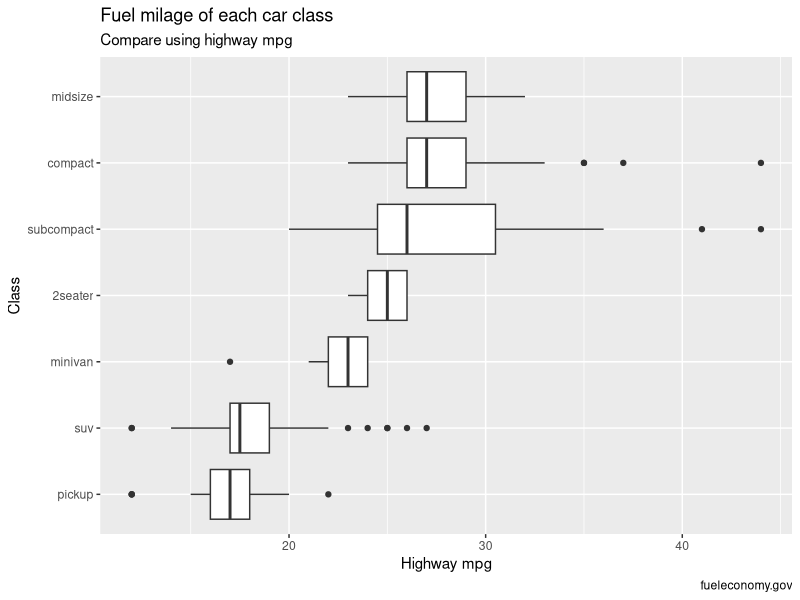
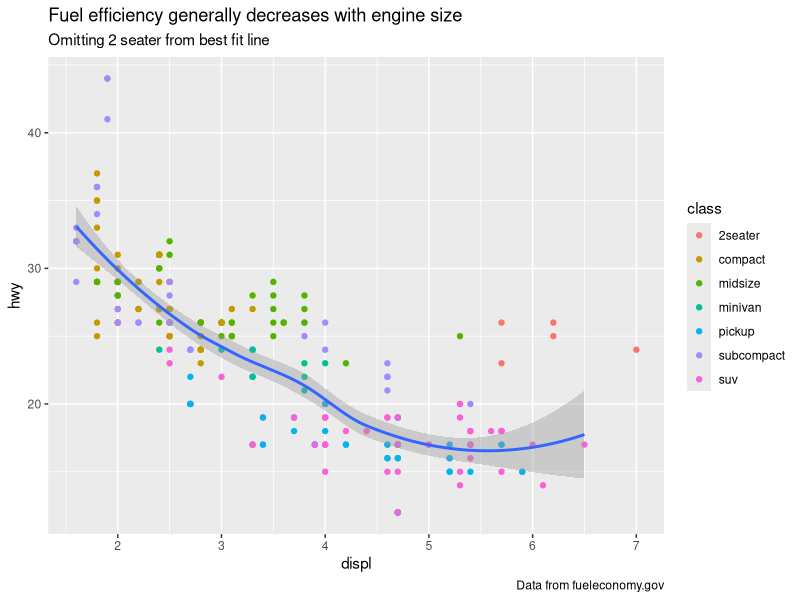
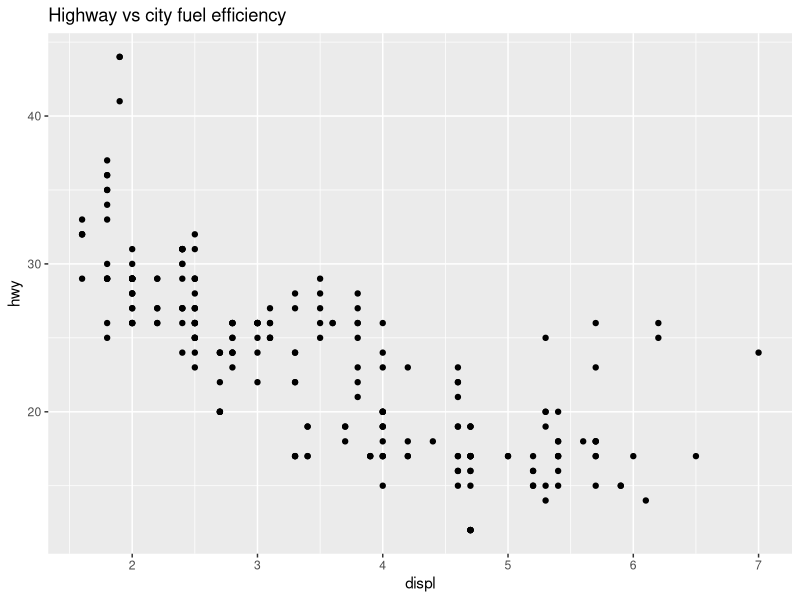
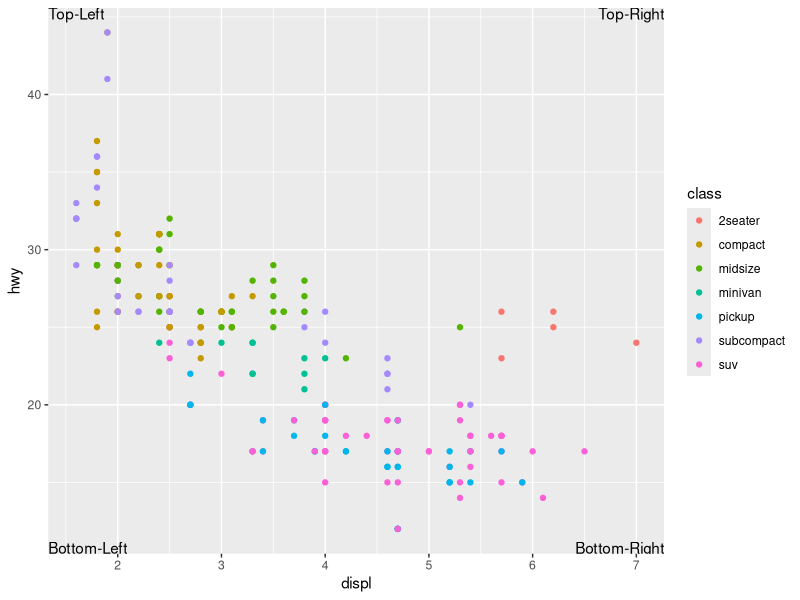
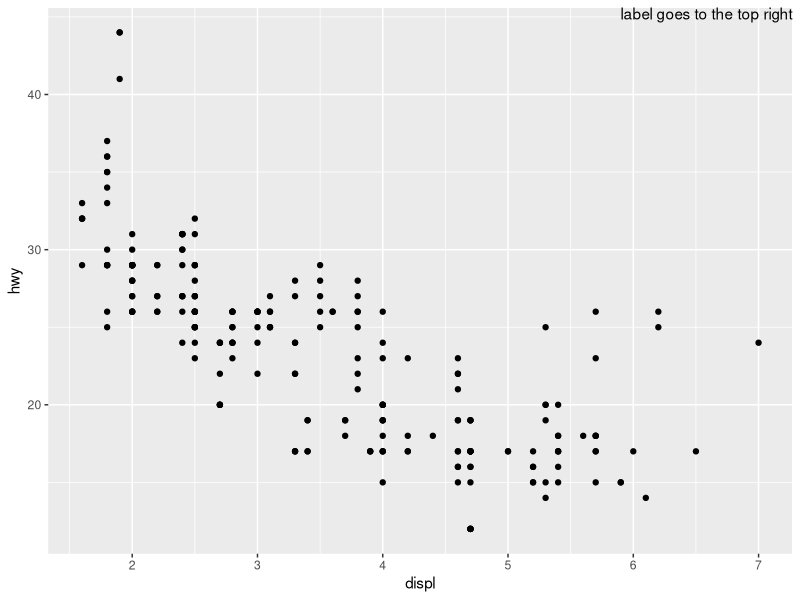
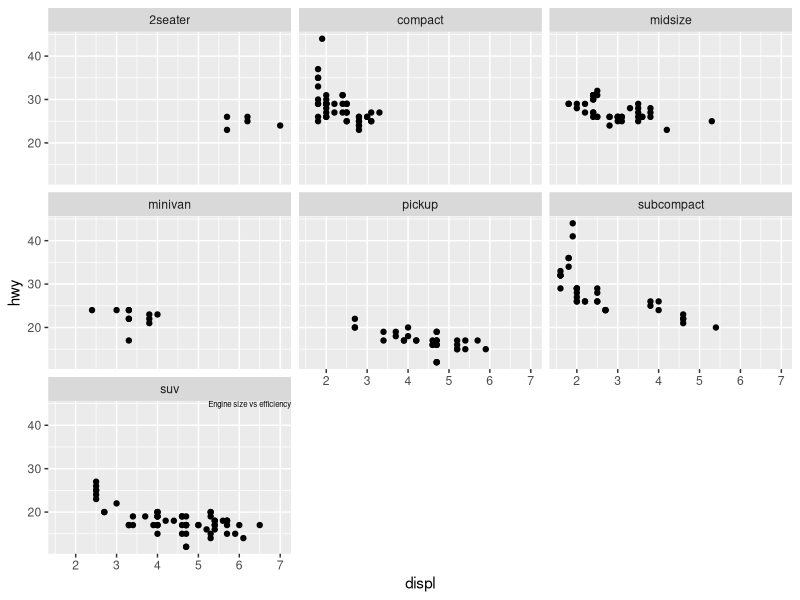
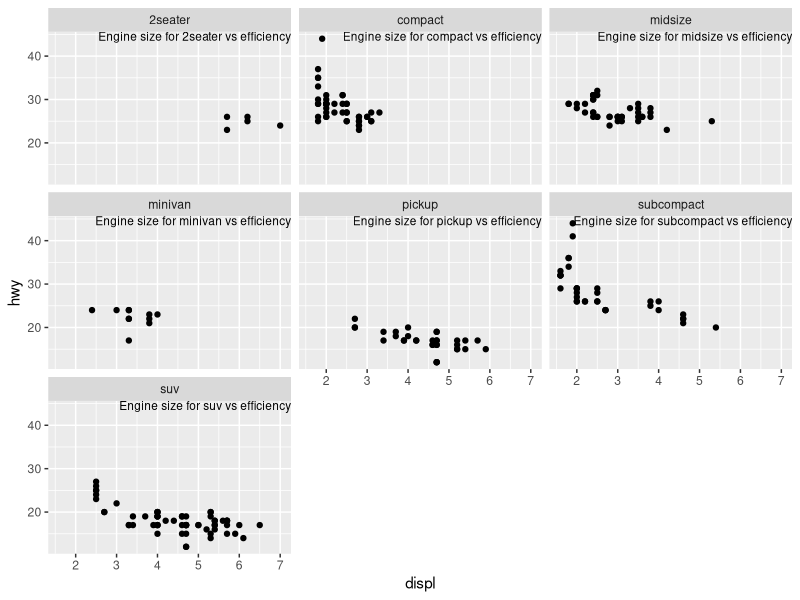
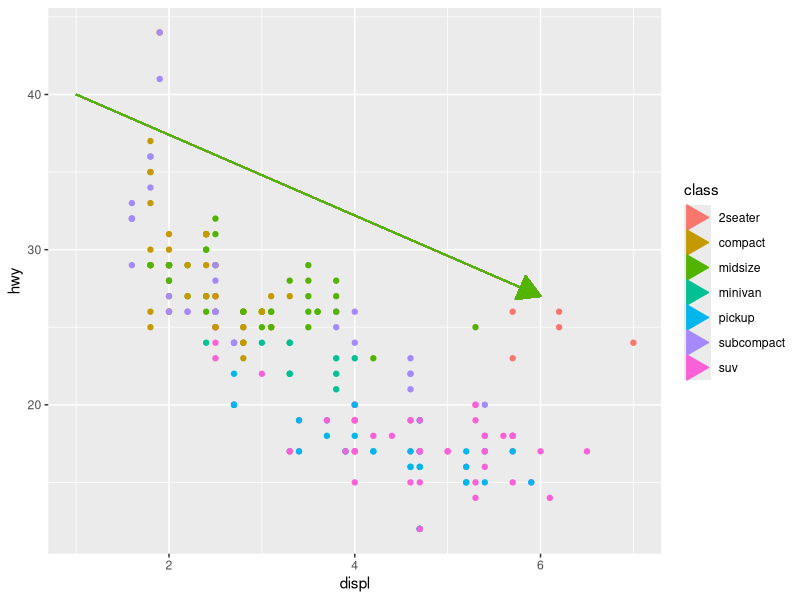

Source code (R) for these figures, in order: (Note: this script raises an error after producing the figures.)
## ---- chunk 1
knitr::opts_chunk$set(echo = TRUE)
library(tidyverse)
library(lubridate)
## ---- chunk 2
ggplot(data = mpg,
       mapping = aes(x = reorder(class, hwy, median), y = hwy)) + 
  geom_boxplot() +
  coord_flip() +
  labs(
    title = "Fuel milage of each car class",
    subtitle = "Compare using highway mpg",
    caption = "fueleconomy.gov",
    x = "Class",
    y = "Highway mpg"
  )
## ---- chunk 3
small_car <- filter(mpg, class != "2seater")
ggplot(mpg, aes(displ,hwy)) +
  geom_point(aes(colour = class)) +
  geom_smooth(data = small_car) +
  labs(
    title = "Fuel efficiency generally decreases with engine size",
    subtitle = "Omitting 2 seater from best fit line",
    caption = "Data from fueleconomy.gov"
  )
## ---- chunk 4
ggplot(data = mpg) + 
  geom_point(mapping = aes(x = displ, y = hwy)) +
  labs(
    title = "Highway vs city fuel efficiency"
  )

## ---- chunk 5
labels <- tibble(
  x = c(-Inf, -Inf, Inf, Inf),
  y = c(Inf, -Inf, Inf, -Inf),
  lab = c("Top-Left", "Bottom-Left", "Top-Right", "Bottom-Right"),
  v = c("top", "bottom", "top", "bottom"),
  h = c("left", "left", "right", "right")
)
ggplot(data = mpg, aes(displ, hwy)) +
  geom_point(aes(colour = class)) +
  geom_text(aes(x = x, y = y, label = lab, vjust = v, hjust = h), data = labels)
## ---- chunk 6
ggplot(mpg, aes(displ, hwy)) +
  geom_point() +
  annotate("text", x = Inf, y = Inf, 
           label = "label goes to the top right", vjust = "top", hjust = "right")
## ---- chunk 7
#add class property into the tibble
label <- tibble(
  displ = Inf,
  hwy = Inf,
  class = "suv",
  label = "Engine size vs efficiency"
)
ggplot(mpg, aes(displ, hwy)) +
  geom_point() +
  geom_text(aes(label = label), data = label, vjust = "top", hjust = "right", size = 2) +
  facet_wrap(~ class)

## ---- chunk 8
label <- tibble(
  displ = Inf,
  hwy = Inf,
  class = unique(mpg$class),
  label = stringr::str_c("Engine size for ", class, " vs efficiency")
)
ggplot(mpg, aes(displ, hwy)) +
  geom_point() +
  geom_text(aes(label = label), data = label, vjust = "top", hjust = "right", size = 3) +
  facet_wrap(~ class)

## ---- chunk 9
ggplot(mpg, aes(displ, hwy, colour = class)) +
  geom_point() +
  geom_segment(
    aes(x = 1, y = 40, xend = 6, yend = 27),
    arrow = arrow(type = "closed")
    #default is open
  )
ggplot(mpg, aes(displ, hwy, colour = class)) +
  geom_point() +
  geom_segment(
    aes(x = 1, y = 40, xend = 6, yend = 27),
    arrow = arrow(length = unit(2, "inches"), ends = "first")
  )
ggplot(mpg, aes(displ, hwy, colour = class)) +
  geom_point() +
  geom_segment(
    aes(x = 1, y = 40, xend = 6, yend = 27),
    arrow = arrow(ends = "both", angle = 15)
  )
## ---- chunk 10
library(lubridate)
presidential %>%
  mutate(id = 33 + row_number()) %>%
  ggplot(aes(start, id, colour = party)) +
    geom_point() +
    geom_segment(aes(xend = end, yend = id)) +
    scale_x_date(NULL, breaks = presidential$start, date_labels = "%y") +
    scale_y_continuous("President", labels = presidential$name, breaks = seq(34, 44, by = 1)) +
    scale_colour_manual(values = c(Republican = "red", Democratic = "blue")) +
  labs(
    title = "US President term",
    color = "Party"
  )

## ---- chunk 11
ggplot(diamonds, aes(carat, price)) +
  geom_point(aes(colour = cut), alpha = 1/20) +
  guides(colour = guide_legend(override.aes = list(alpha = .5)))  
